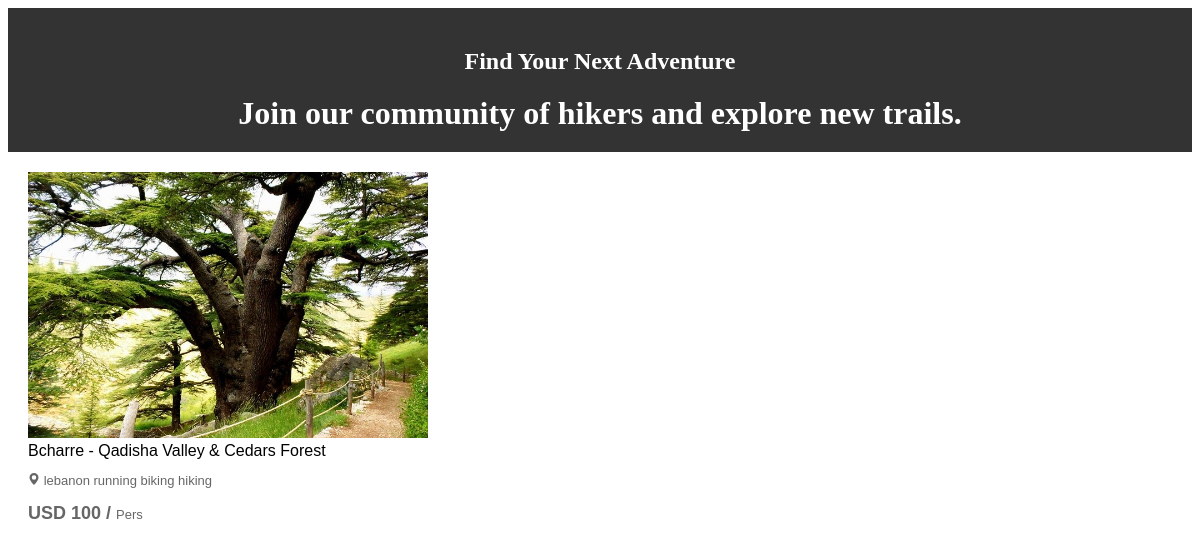
Screenshot of /Trail/tourism.php with the database file from the repository.
### tables this page shows
CREATE TABLE `trail` (
  `ID` int(11) NOT NULL,
  `Name` varchar(50) NOT NULL,
  `Price` float NOT NULL,
  `CatId` int(11) NOT NULL,
  `Image` varchar(500) NOT NULL,
  `PageUrl` varchar(50) NOT NULL,
  `Location` varchar(50) NOT NULL,
  `Sport` varchar(50) NOT NULL,
  `Difficulty` int(11) NOT NULL,
  `Discription` text NOT NULL
);

### Trail/tourism.php (the view, shortened to what this page needs)
<!DOCTYPE html>
<html lang="en">
<head>
    <link rel="stylesheet" href="public.css">
</head>
<body>
    <header>
        <div class="container1">
        <h2>Find Your Next Adventure</h2>
            <h1>Join our community of hikers and explore new trails.</h1>
        </div>
    </header>
            <?php
require("Config.php");
$query = "SELECT T.Id, T.Name, T.Price, T.CatId, T.Image, T.PageUrl, T.Location, T.Sport, T.Difficulty, C.Name AS CatName
          FROM trail T
          INNER JOIN trialcategory C ON T.CatId = C.Id
          WHERE T.CatId = 2";
$result = mysqli_query($con, $query);
$trialCounter = 0;
while ($row = mysqli_fetch_array($result)) {
    if ($trialCounter % 3 == 0) {
        echo '<div class="row">';
    }
    ?>
    <div class="container" style="font-family: poppins, sans-serif;">
        <div class="image-container" style="padding-left: 20px;">
        <div class="column" onclick="goToTrialPage(<?= $row['Id'] ?>)">
                <a href="trailinfo.php?id=<?= $row['Id'] ?>">
                    <img class="zoom-image" src="../Uploads/<?= $row['Image'] ?>" width="300" height="350">
                </a>
                    <?= $row["Name"] ?>
                    <p style="font-size:small;color: #666; ">
                        <svg xmlns="http://www.w3.org/2000/svg" width="12" height="12" fill="#666" class="bi bi-geo-alt-fill" viewBox="0 0 16 16">
                            <path d="M8 16s6-5.686 6-10A6 6 0 0 0 2 6c0 4.314 6 10 6 10zm0-7a3 3 0 1 1 0-6 3 3 0 0 1 0 6z"/>
                        </svg>
                   <span>  <?= $row["Location"] ?>
                   <span style="padding-right:20px"> <?= $row["Sport"] ?></span>
                </span>
                    <br> <br>
                    <span style="color:#666;font-size: large; "><b>USD <?= $row["Price"] ?> / </b>
                        <span style="font-size: small;">Pers</span>
                    </span>
                </p>
            </div>
        </div>
    </div>
    <?php
    if (($trialCounter + 1) % 3 == 0 || $row === end($result)) {
        echo '</div>';
    }
    $trialCounter++;
}
?>

### Trail/public.css (style rules this page uses)
.container { display: flex; height: 100%; flex-wrap: wrap; }
.column { flex: 1; text-align: center; }
.column:nth-child(1) { background-color: white; text-align: left; }
.image-container { width: 400px; height: 500px; overflow: hidden; position: relative; }
.zoom-image { width: 100%; height: 100%; transition: transform 0.3s; }
.row { width: 100%; display: flex; justify-content: space-between; }
.container1 { width: 80%; margin: auto; overflow: hidden; }
header { background: #333; color: #fff; padding: 20px 0; text-align: center; margin-bottom: 20px; }
header h1 { margin: 0; }

### rows the page displays
trail: Image (picture), Name "Bcharre - Qadisha Valley & Cedars Forest", Location "lebanon", Sport "running biking hiking", Price "100"
